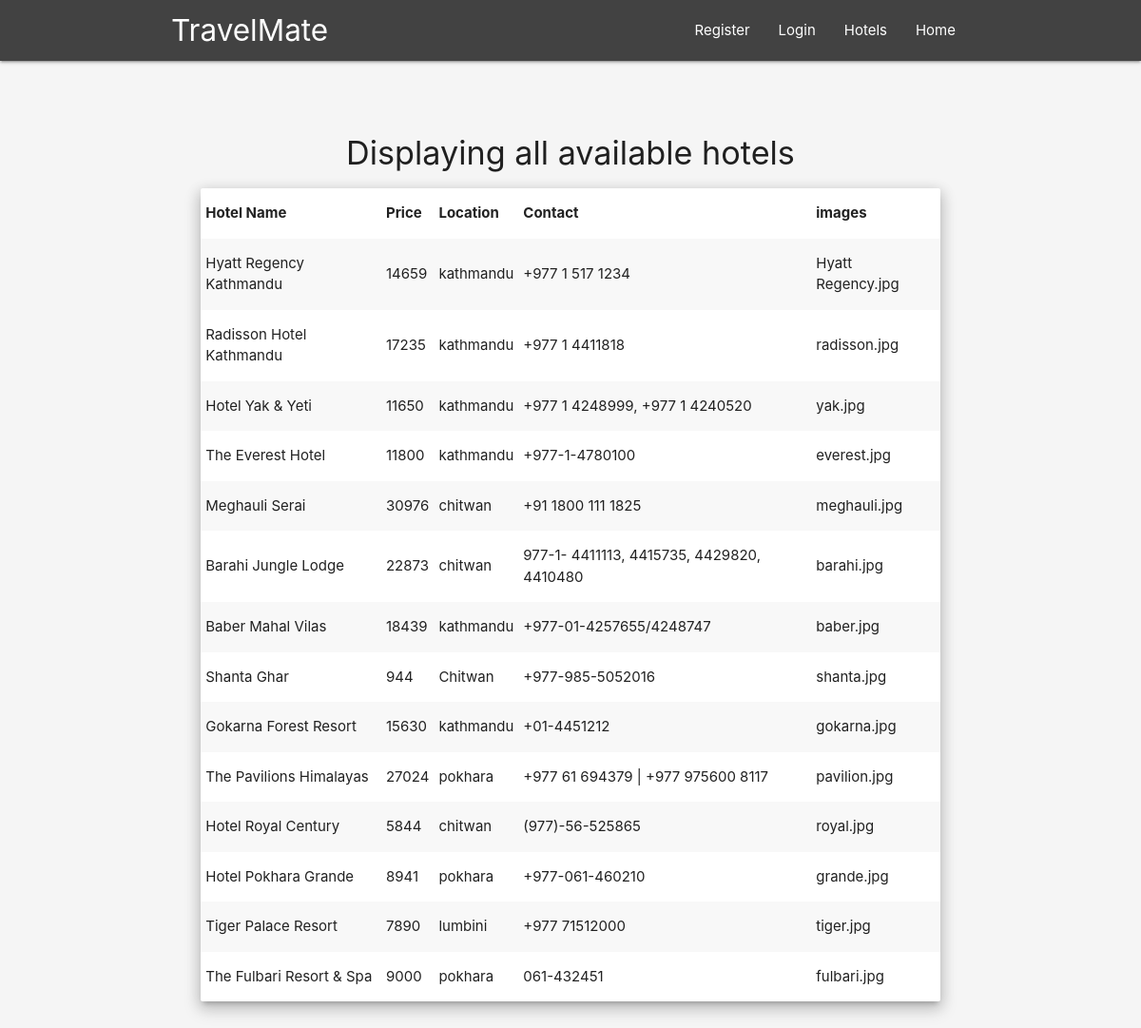
Screenshot of /hotel/hotel_list.php with the database file from the repository.
### tables this page shows
CREATE TABLE `hotel` (
  `id` int(255) NOT NULL,
  `name` varchar(255) NOT NULL,
  `price` varchar(512) NOT NULL,
  `pricemax` int(255) NOT NULL,
  `description` varchar(512) NOT NULL,
  `facility` varchar(512) NOT NULL,
  `location` varchar(255) NOT NULL,
  `img` varchar(255) NOT NULL,
  `contact` varchar(50) NOT NULL
);

### hotel/hotel_list.php (the view, shortened to what this page needs)
<?php include('header.php') ?>
<?php require 'mysql_connect.php'; ?>
<div class="row design">
    <div class="col s12 m10 offset-m1 l8 offset-l2">
    <h4 class="center heading">Displaying all available hotels</h4>
        <div class="card z-depth-3">
            <table class="striped">
                <thead>
                    <tr>
                        <th>Hotel Name</th>
                        <th>Price</th>
                        <th>Location</th>
                        <th>Contact</th>
                        <th>images</th>
                    </tr>
                </thead>
                <tbody>
                    <?php
                        $sql = "SELECT name, price, location, contact, img FROM hotel";
                        $result = $conn-> query($sql);
                        if($result-> num_rows > 0) {
                            while($row = $result-> fetch_assoc()) {
                                echo "<tr><td>". $row["name"]. "</td><td>". $row["price"]. "</td><td>". $row["location"]. "</td><td>". $row["contact"]. "</td><td>". $row["img"]. "</td></tr>" ;
                            }
                            echo "</tbody></table>";
                        }
                        else{
                            echo"0 result!";
                        }
                    ?>
        </div>
    </div>
</div>

### hotel/assets/style.css (style rules this page uses)
body { padding:0px; margin:0px; height: 100%; min-height: 100%; background-color: whitesmoke; }

### hotel/hotel_list.php (style rules this page uses)
.design { padding-top: 50px; }
.heading { padding-top:5px; padding-bottom:5px; }

### rows the page displays
hotel: name "Hyatt Regency Kathmandu", price "14659", location "kathmandu", contact "+977 1 517 1234", img "Hyatt Regency.jpg"
hotel: name "Radisson Hotel Kathmandu", price "17235", location "kathmandu", contact "+977 1 4411818", img "radisson.jpg"
hotel: name "Hotel Yak & Yeti", price "11650", location "kathmandu", contact "+977 1 4248999, +977 1 4240520", img "yak.jpg"
hotel: name "The Everest Hotel", price "11800", location "kathmandu", contact "+977-1-4780100", img "everest.jpg"
hotel: name "Meghauli Serai", price "30976", location "chitwan", contact "+91 1800 111 1825", img "meghauli.jpg"
hotel: name "Barahi Jungle Lodge", price "22873", location "chitwan", contact "977-1- 4411113, 4415735, 4429820, 4410480", img "barahi.jpg"
hotel: name "Baber Mahal Vilas", price "18439", location "kathmandu", contact "+977-01-4257655/4248747", img "baber.jpg"
hotel: name "Shanta Ghar", price "944", location "Chitwan", contact "+977-985-5052016", img "shanta.jpg"
hotel: name "Gokarna Forest Resort", price "15630", location "kathmandu", contact "+01-4451212", img "gokarna.jpg"
hotel: name "The Pavilions Himalayas", price "27024", location "pokhara", contact "+977 61 694379 | +977 975600 8117", img "pavilion.jpg"
hotel: name "Hotel Royal Century", price "5844", location "chitwan", contact "(977)-56-525865", img "royal.jpg"
hotel: name "Hotel Pokhara Grande", price "8941", location "pokhara", contact "+977-061-460210", img "grande.jpg"
hotel: name "Tiger Palace Resort", price "7890", location "lumbini", contact "+977 71512000", img "tiger.jpg"
hotel: name "The Fulbari Resort & Spa", price "9000", location "pokhara", contact "061-432451", img "fulbari.jpg"
